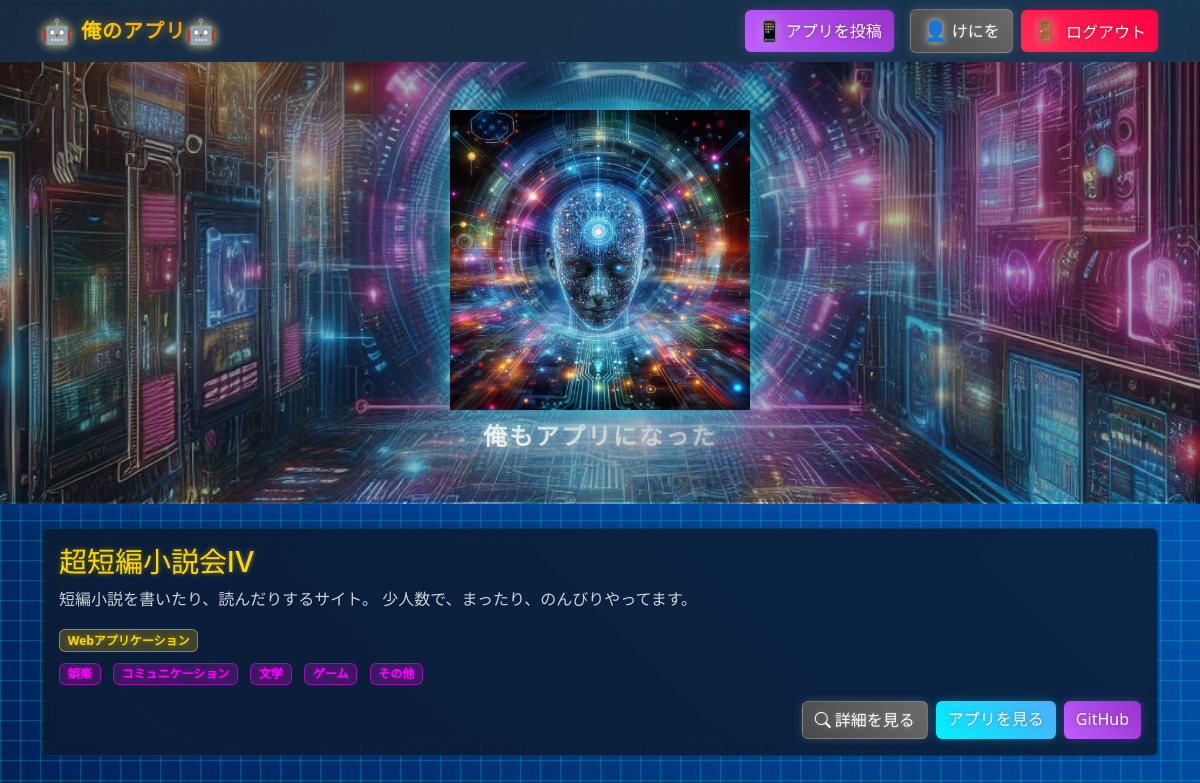
The app's page / (signed in) with its own data.
### accounts/models.py (models this page shows)
class CustomUser(AbstractUser):
    email = models.EmailField('メールアドレス', unique=True)
    email_verified = models.BooleanField('メール認証済み', default=False)

### apps_gallery/models.py (models this page shows, shortened)
class AppGallery(models.Model):
    author = models.ForeignKey(
        settings.AUTH_USER_MODEL,
        on_delete=models.CASCADE,
        verbose_name='作者',
        related_name='apps'
    )
    title = models.CharField('アプリ名', max_length=100)
    app_types = models.JSONField(
        'アプリの種類',
        default=list,
        help_text=f'選択可能な値: {", ".join(APP_TYPES.keys())}'
    )
    genres = models.JSONField(
        'ジャンル',
        default=list,
        help_text=f'選択可能な値: {", ".join(GENRES.keys())}'
    )
    other_genre = models.CharField(
        'その他のジャンル',
        max_length=50,
        blank=True
    )
    dev_status = models.CharField(
        '開発状況',
        max_length=20,
        choices=APP_STATUS.items(),
        default='in_development'
    )
    status = models.CharField(
        '公開状態',
        max_length=20,
        choices=PUBLISH_STATUS.items(),
        default='draft'
    )
    app_url = models.URLField(**MODEL_FIELDS['app_url'])
    github_url = models.URLField(**MODEL_FIELDS['github_url'])
    overview = models.TextField('アプリの概要', blank=True)
    motivation = models.TextField('開発のきっかけ', blank=True)
    catchphrases = models.JSONField('キャッチコピー', default=list)
    target_users = models.TextField('ターゲットユーザー', blank=True)
    problems = models.TextField('アプリの問題点', blank=True)
    final_appeal = models.TextField('最後のアピール', blank=True)
    screenshots = models.JSONField('スクリーンショット', default=list)
    created_at = models.DateTimeField('作成日時', auto_now_add=True)
    updated_at = models.DateTimeField('更新日時', auto_now=True)
    class Meta:
        verbose_name = 'アプリギャラリー'
        verbose_name_plural = 'アプリギャラリー'

### home/views.py (the view)
# urls.py: 2. Add a URL to urlpatterns:  path('', views.home, name='home')
def home(request):
    apps = AppGallery.objects.filter(
        status='public',
        dev_status='completed'  # 完成品のみ
    ).order_by('-created_at')
    context = {
        'apps': apps,
        'APP_TYPES': dict(APP_TYPES),
        'GENRES': dict(GENRES),
    }
    return render(request, 'home/home.html', context)

### apps_gallery/templatetags/app_filters.py (called while the page is built)
@register.filter(name='get_dict_value')
def get_dict_value(dictionary, key):
    if dictionary is None or key is None:
        return ''
    if not isinstance(dictionary, dict):
        return key
    return dictionary.get(key, key)

### home/templates/home/home.html (shortened to what this page needs)
{% extends 'base.html' %}
{% load static %}
{% load app_filters %}
{% block content %}
<div class="min-vh-100">
    <div class="position-relative text-center py-5 mb-4 cyber-hero" style="background-image: url('{% static 'home/images/sy.png' %}'); background-size: cover; background-position: center;">
        <div class="d-flex flex-column align-items-center justify-content-center position-relative">
            <div class="mx-auto text-center" style="max-width: 400px;">
                <img src="{% static 'home/images/appman.png' %}"
                     alt="アプリマン"
                     class="img-fluid mb-2 cyber-glow"
                     style="max-width: 300px;">
                <p class="cyber-text-hero mb-0">
                    俺もアプリになった
                </p>
            </div>
        </div>
    </div>
    <div class="container mb-5">
        <div class="row">
            {% for app in apps %}
                <div class="col-12 mb-4">
                    <div class="card cyber-card">
                        <div class="card-body">
                            <h3 class="card-title cyber-title">{{ app.title }}</h3>
                            <p class="card-text cyber-description">{{ app.overview }}</p>
                            <div class="mb-3">
                                <div class="mb-2">
                                    {% for type in app.app_types %}
                                        <span class="badge cyber-type me-2">{{ APP_TYPES|get_dict_value:type }}</span>
                                    {% endfor %}
                                </div>
                                <div>
                                    {% for genre in app.genres %}
                                        <span class="badge cyber-genre me-2">{{ GENRES|get_dict_value:genre }}</span>
                                    {% endfor %}
                                </div>
                            </div>
                            <div class="d-flex justify-content-end gap-2">
                                <a href="{% url 'apps_gallery:detail' app.pk %}" class="btn btn-cyber-secondary">
                                    <i class="bi bi-search"></i> 詳細を見る
                                </a>
                                {% if app.app_url %}
                                    <a href="{{ app.app_url }}" class="btn btn-cyber-primary" target="_blank">
                                        アプリを見る
                                    </a>
                                {% endif %}
                                {% if app.github_url %}
                                    <a href="{{ app.github_url }}" class="btn btn-cyber-purple" target="_blank">
                                        GitHub
                                    </a>
                                {% endif %}
                            </div>
                        </div>
                    </div>
                </div>
            {% empty %}
                <div class="col-12 text-center py-5">
                    <p class="fs-4 cyber-empty-text">まだアプリがありません。</p>
                    <p class="cyber-empty-subtext">開発中のアプリが追加されるのをお待ちください！</p>
                </div>
            {% endfor %}
        </div>
    </div>
</div>
{% endblock %}

### templates/includes/navbar.html (shortened to what this page needs)
<nav class="navbar navbar-expand-lg navbar-dark bg-dark bg-opacity-75 shadow-lg position-sticky top-0" style="z-index: 1000; backdrop-filter: blur(10px);">
    <div class="container">
        <a class="navbar-brand d-flex align-items-center cyber-brand" href="/">
            <span class="fs-4 me-2 cyber-emoji">🤖</span>
            <span class="cyber-text">俺のアプリ</span>
            <span class="fs-4 me-2 cyber-emoji">🤖</span>
        </a>
        <div class="ms-auto">
            {% if user.is_authenticated %}
                <div class="d-flex align-items-center">
                    <a href="{% url 'apps_gallery:create' %}" class="btn btn-cyber-purple me-3 d-flex align-items-center">
                        <span class="fs-5 me-1 cyber-emoji">📱</span>
                        <span>アプリを投稿</span>
                    </a>
                    <a href="#" class="btn btn-cyber-secondary me-2 d-flex align-items-center">
                        <span class="fs-5 me-1 cyber-emoji">👤</span>
                        <span>{{ user.username }}</span>
                    </a>
                    <form action="{% url 'logout' %}" method="post" class="d-inline">
                        <button type="submit" class="btn btn-cyber-danger">
                            <span class="fs-5 me-1 cyber-emoji">🚪</span>
                            ログアウト
                        </button>
                    </form>
                </div>
            {% endif %}
        </div>
    </div>
</nav>

### templates/includes/navbar.html (style rules this page uses)
.cyber-brand { position: relative; color: #ffd700 !important; text-shadow: 0 0 10px rgba(255, 215, 0, 0.5); font-weight: bold; letter-spacing: 1px; }
.cyber-text { background: linear-gradient(45deg, #ffd700, #ff8c00); -webkit-background-clip: text; -webkit-text-fill-color: transparent; font-weight: bold; }
.cyber-emoji { filter: drop-shadow(0 0 5px rgba(255, 255, 255, 0.5)); }
.btn-cyber-primary { background: linear-gradient(45deg, #00f2fe, #4facfe); border: none; color: #fff; text-shadow: 0 0 5px rgba(0, 0, 0, 0.3); box-shadow: 0 0 10px rgba(0, 242, 254, 0.3); transition: all 0.3s ease; }
.btn-cyber-danger { background: linear-gradient(45deg, #ff2d55, #ff0044); border: none; color: #fff; text-shadow: 0 0 5px rgba(0, 0, 0, 0.3); box-shadow: 0 0 10px rgba(255, 45, 85, 0.3); }
.btn-cyber-secondary { background: linear-gradient(45deg, #a0a0a0, #808080); border: none; color: #fff; text-shadow: 0 0 5px rgba(0, 0, 0, 0.3); box-shadow: 0 0 10px rgba(160, 160, 160, 0.3); }
.btn-cyber-purple { background: linear-gradient(45deg, #bf5fff, #9932cc); border: none; color: #fff; text-shadow: 0 0 5px rgba(0, 0, 0, 0.3); box-shadow: 0 0 10px rgba(191, 95, 255, 0.3); }

### home/templates/home/home.html (style rules this page uses)
.cyber-hero { position: relative; border-bottom: 2px solid rgba(0, 255, 255, 0.1); box-shadow: 0 0 30px rgba(0, 123, 255, 0.3); overflow: hidden; }
.cyber-hero > div:not(.cyber-overlay):not(.cyber-lines) { position: relative; z-index: 2; }
.cyber-text-hero { font-size: 1.5rem; color: #e0e0e0; background: linear-gradient(45deg, #ffffff, #a0a0a0); -webkit-background-clip: text; -webkit-text-fill-color: transparent; text-shadow: 0 0 10px rgba(255, 255, 255, 0.5), 0 0 20px rgba(200, 200, 200, 0.3); font-weight: bold; letter-spacing: 2px; }
.cyber-glow { filter: drop-shadow(0 0 15px rgba(0, 255, 255, 0.5)); }
.cyber-card { background: rgba(13, 25, 45, 0.8); border: 1px solid rgba(0, 255, 255, 0.1); backdrop-filter: blur(10px); transition: all 0.3s ease; }
.cyber-title { color: #ffd700; text-shadow: 0 0 5px rgba(255, 215, 0, 0.5); }
.cyber-description { color: #fff; opacity: 0.8; }
.cyber-type { background: rgba(255, 215, 0, 0.2); color: #ffd700; border: 1px solid rgba(255, 215, 0, 0.5); text-shadow: 0 0 5px rgba(255, 215, 0, 0.5); }
.cyber-genre { background: rgba(255, 0, 255, 0.2); color: #ff00ff; border: 1px solid rgba(255, 0, 255, 0.5); text-shadow: 0 0 5px rgba(255, 0, 255, 0.5); }
.btn-cyber-secondary { background: linear-gradient(45deg, #4a4a4a, #6a6a6a); color: #fff; border: 1px solid rgba(255, 255, 255, 0.2); text-shadow: 0 0 5px rgba(255, 255, 255, 0.3); transition: all 0.3s ease; }

### records on screen
CustomUser: username "けにを"
AppGallery: title "超短編小説会Ⅳ", overview "短編小説を書いたり、読んだりするサイト。 少人数で、まったり、のんびりやってます。", app_types "Webアプリケーション", genres "娯楽" "コミュニケーション" "文学" "ゲーム" "その他"
